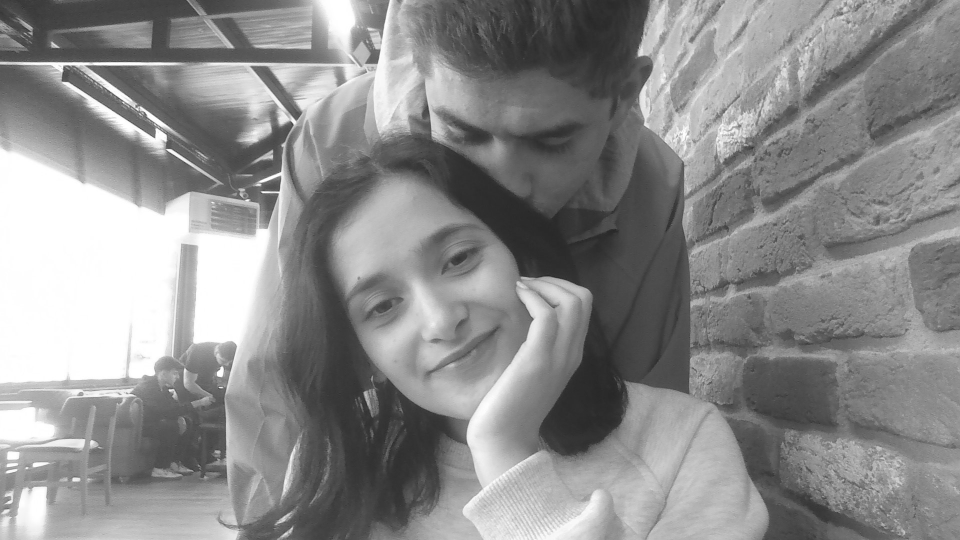
#> input picture python_opencv_project/dosya_okuma_gösterme_kaydetme/resim.jpg, 1920 x 1080 px (shown at 1/2 size)
$ python windows_resize.py
#> lines starting #> are read from the running program, lines starting #| are printed output that depends on the picture
import cv2
cv2.namedWindow("image")
img=cv2.imread("resim.jpg")
#> img is the input picture: shape (1080, 1920, 3); min 29, max 255, mean 139.9
img=cv2.resize(img,(600,400))
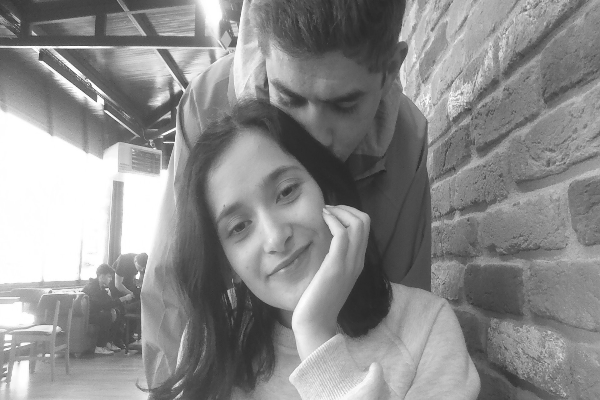
#> img: shape (400, 600, 3); min 35, max 255, mean 139.8
cv2.imshow("image",img)

cv2.waitKey(0)
cv2.destroyAllWindows()
